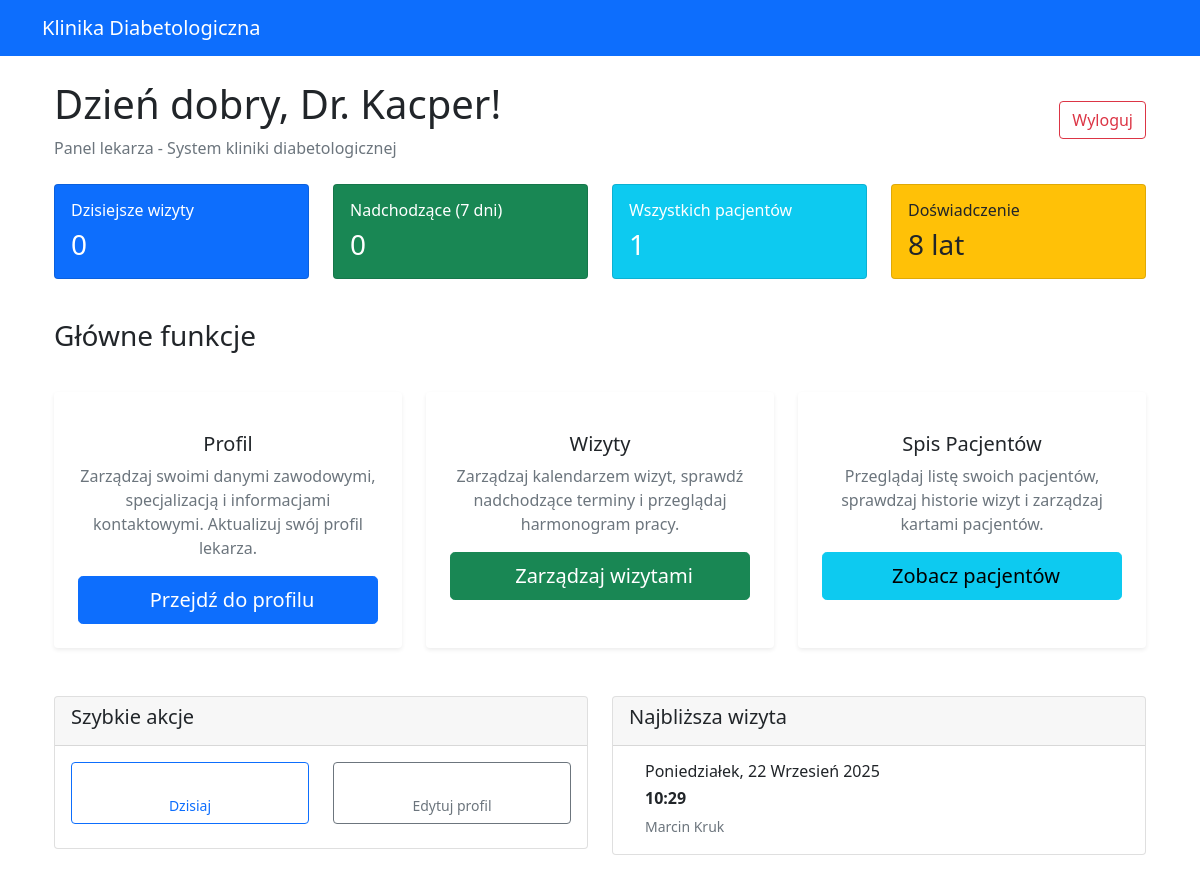
The page /doctors/dashboard/ (signed in) on the database its author committed.
### authentication/models.py (models this page shows, shortened)
class User(AbstractUser):
    USER_TYPE_CHOICES = (
        ('patient', 'Pacjent'),
        ('doctor', 'Lekarz'),
    )
    user_type = models.CharField(
        max_length=10,
        choices=USER_TYPE_CHOICES,
        default='patient'
    )
    phone_number = models.CharField(max_length=15, blank=True)
    def is_doctor(self):
        return self.user_type == 'doctor'

### doctors/models.py (models this page shows, shortened)
class Doctor(models.Model):
    user = models.OneToOneField(settings.AUTH_USER_MODEL, on_delete=models.CASCADE, related_name='doctor_profile')
    license_number = models.CharField(max_length=20, unique=True)
    specialization = models.CharField(
        max_length=50,
        choices=[
            ('endocrinologist', 'Endokrynolog'),
            ('diabetologist', 'Diabetolog'),
            ('internal_medicine', 'Internista'),
            ('family_medicine', 'Lekarz rodzinny'),
        ]
    )
    years_of_experience = models.PositiveIntegerField()
    office_address = models.TextField()
    consultation_fee = models.DecimalField(max_digits=6, decimal_places=2)
    working_hours_start = models.TimeField()
    working_hours_end = models.TimeField()
    working_days = models.CharField(
        max_length=20,
        choices=[
            ('mon-fri', 'Poniedziałek-Piątek'),
            ('mon-sat', 'Poniedziałek-Sobota'),
            ('tue-thu', 'Wtorek-Czwartek'),
        ],
        default='mon-fri'
    )
    education = models.TextField()
    certifications = models.TextField(blank=True)
    bio = models.TextField(blank=True)
    is_accepting_patients = models.BooleanField(default=True)
    created_at = models.DateTimeField(auto_now_add=True)
    updated_at = models.DateTimeField(auto_now=True)
    class Meta:
        verbose_name = "Lekarz"
        verbose_name_plural = "Lekarze"

### appointments/models.py (models this page shows, shortened)
class Appointment(models.Model):
    STATUS_CHOICES = [
        ('scheduled', 'Zaplanowana'),
        ('completed', 'Zakończona'),
        ('cancelled', 'Anulowana'),
        ('no_show', 'Niestawiennictwo'),
    ]
    patient = models.ForeignKey(Patient, on_delete=models.CASCADE, related_name='appointments')
    doctor = models.ForeignKey(Doctor, on_delete=models.CASCADE, related_name='appointments')
    appointment_date = models.DateTimeField()
    status = models.CharField(max_length=15, choices=STATUS_CHOICES, default='scheduled')
    reason = models.CharField(max_length=200, help_text="Powód wizyty")
    notes = models.TextField(blank=True, help_text="Notatki z wizyty")
    duration_minutes = models.PositiveIntegerField(default=30)
    created_at = models.DateTimeField(auto_now_add=True)
    updated_at = models.DateTimeField(auto_now=True)
    class Meta:
        ordering = ['-appointment_date']
        verbose_name = "Wizyta"
        verbose_name_plural = "Wizyty"

### patients/models.py (models this page shows, shortened)
class Patient(models.Model):
    user = models.OneToOneField(settings.AUTH_USER_MODEL, on_delete=models.CASCADE, related_name='patient_profile')
    date_of_birth = models.DateField()
    pesel = models.CharField(max_length=11, unique=True)
    address = models.TextField()
    emergency_contact_name = models.CharField(max_length=100)
    emergency_contact_phone = models.CharField(max_length=15)
    diabetes_type = models.CharField(
        max_length=15,
        choices=[
            ('type1', 'Cukrzyca typu 1'),
            ('type2', 'Cukrzyca typu 2'),
            ('gestational', 'Cukrzyca ciążowa'),
        ]
    )
    diagnosis_date = models.DateField()
    current_medications = models.TextField(blank=True)
    allergies = models.TextField(blank=True)
    last_cancellation_time = models.DateTimeField(null=True, blank=True, help_text="Czas ostatniego anulowania wizyty")
    created_at = models.DateTimeField(auto_now_add=True)
    updated_at = models.DateTimeField(auto_now=True)
    class Meta:
        verbose_name = "Pacjent"
        verbose_name_plural = "Pacjenci"

### doctors/views.py (the view)
# urls.py: path('dashboard/', views.dashboard, name='dashboard'),
@login_required
def dashboard(request):
    if not request.user.is_doctor():
        return redirect('authentication:login')
    doctor = request.user.doctor_profile
    from appointments.models import Appointment
    today_appointments = Appointment.objects.filter(
        doctor=doctor,
        status='scheduled',
        appointment_date__date=timezone.now().date()
    ).count()
    next_week = timezone.now() + timezone.timedelta(days=7)
    upcoming_appointments = Appointment.objects.filter(
        doctor=doctor,
        status='scheduled',
        appointment_date__gte=timezone.now(),
        appointment_date__lte=next_week
    ).count()
    total_patients = Appointment.objects.filter(
        doctor=doctor
    ).values('patient').distinct().count()
    next_appointment = Appointment.objects.filter(
        doctor=doctor,
        status='scheduled',
        appointment_date__gte=timezone.now()
    ).order_by('appointment_date').first()
    context = {
        'doctor': doctor,
        'today_appointments': today_appointments,
        'upcoming_appointments': upcoming_appointments,
        'total_patients': total_patients,
        'next_appointment': next_appointment,
    }
    return render(request, 'doctors/dashboard.html', context)

### doctors/templates/doctors/dashboard.html (shortened to what this page needs)
{% extends 'authentication/base.html' %}
{% block content %}
<div class="container-fluid">
    <div class="row mb-4">
        <div class="col-12">
            <div class="d-flex justify-content-between align-items-center">
                <div>
                    <h1 class="display-6 mb-2">Dzień dobry, Dr. {{ user.first_name }}!</h1>
                    <p class="text-muted mb-0">Panel lekarza - System kliniki diabetologicznej</p>
                </div>
                <div>
                    <a href="{% url 'authentication:logout' %}" class="btn btn-outline-danger">
                         Wyloguj
                    </a>
                </div>
            </div>
        </div>
    </div>
    <div class="row mb-4">
        <div class="col-lg-3 col-md-6 mb-3">
            <div class="card bg-primary text-white">
                <div class="card-body">
                    <div class="d-flex justify-content-between">
                        <div>
                            <h6 class="card-title">Dzisiejsze wizyty</h6>
                            <h3 class="mb-0">{{ today_appointments }}</h3>
                        </div>
                    </div>
                </div>
            </div>
        </div>
        <div class="col-lg-3 col-md-6 mb-3">
            <div class="card bg-success text-white">
                <div class="card-body">
                    <div class="d-flex justify-content-between">
                        <div>
                            <h6 class="card-title">Nadchodzące (7 dni)</h6>
                            <h3 class="mb-0">{{ upcoming_appointments }}</h3>
                        </div>
                    </div>
                </div>
            </div>
        </div>
        <div class="col-lg-3 col-md-6 mb-3">
            <div class="card bg-info text-white">
                <div class="card-body">
                    <div class="d-flex justify-content-between">
                        <div>
                            <h6 class="card-title">Wszystkich pacjentów</h6>
                            <h3 class="mb-0">{{ total_patients }}</h3>
                        </div>
                    </div>
                </div>
            </div>
        </div>
        <div class="col-lg-3 col-md-6 mb-3">
            <div class="card bg-warning text-dark">
                <div class="card-body">
                    <div class="d-flex justify-content-between">
                        <div>
                            <h6 class="card-title">Doświadczenie</h6>
                            <h3 class="mb-0">{{ doctor.years_of_experience }} lat</h3>
                        </div>
                    </div>
                </div>
            </div>
        </div>
    </div>
    <div class="row mb-4">
        <div class="col-12">
            <h3 class="mb-3">Główne funkcje</h3>
        </div>
    </div>
    <div class="row mb-4">
        <div class="col-lg-4 col-md-6 mb-4">
            <div class="card h-100 shadow-sm border-0 navigation-card">
                <div class="card-body text-center p-4">
                    <h5 class="card-title">Profil</h5>
                    <p class="card-text text-muted">
                        Zarządzaj swoimi danymi zawodowymi, specjalizacją i informacjami kontaktowymi.
                        Aktualizuj swój profil lekarza.
                    </p>
                    <a href="#" class="btn btn-primary btn-lg w-100">
                        Przejdź do profilu
                    </a>
                </div>
            </div>
        </div>
        <div class="col-lg-4 col-md-6 mb-4">
            <div class="card h-100 shadow-sm border-0 navigation-card">
                <div class="card-body text-center p-4">
                    <h5 class="card-title">Wizyty</h5>
                    <p class="card-text text-muted">
                        Zarządzaj kalendarzem wizyt, sprawdź nadchodzące terminy i przeglądaj harmonogram pracy.
                    </p>
                    <a href="{% url 'doctors:upcoming_appointments' %}" class="btn btn-success btn-lg w-100">
                        Zarządzaj wizytami
                    </a>
                </div>
            </div>
        </div>
        <div class="col-lg-4 col-md-6 mb-4">
            <div class="card h-100 shadow-sm border-0 navigation-card">
                <div class="card-body text-center p-4">
                    <h5 class="card-title">Spis Pacjentów</h5>
                    <p class="card-text text-muted">
                        Przeglądaj listę swoich pacjentów, sprawdzaj historie wizyt i zarządzaj kartami pacjentów.
                    </p>
                    <a href="{% url 'doctors:patients_list' %}" class="btn btn-info btn-lg w-100">
                        Zobacz pacjentów
                    </a>
                </div>
            </div>
        </div>
    </div>
    <div class="row mb-4">
        <div class="col-lg-6 mb-3">
            <div class="card">
                <div class="card-header">
                    <h5> Szybkie akcje</h5>
                </div>
                <div class="card-body">
                    <div class="row">
                        <div class="col-6 mb-2">
                            <a href="{% url 'doctors:upcoming_appointments' %}" class="btn btn-outline-primary w-100">
                                <br>
                                <small>Dzisiaj</small>
                            </a>
                        </div>
                        <div class="col-6 mb-2">
                            <a href="#" class="btn btn-outline-secondary w-100">
                                <br>
                                <small>Edytuj profil</small>
                            </a>
                        </div>
                    </div>
                </div>
            </div>
        </div>
        <div class="col-lg-6 mb-3">
            <div class="card">
                <div class="card-header">
                    <h5> Najbliższa wizyta</h5>
                </div>
                <div class="card-body">
                    {% if next_appointment %}
                        <div class="d-flex align-items-center">
                            <div>
                                <h6 class="mb-1">{{ next_appointment.appointment_date|date:"l, j F Y" }}</h6>
                                <p class="mb-1"><strong>{{ next_appointment.appointment_date|time:"H:i" }}</strong></p>
                                <small class="text-muted">{{ next_appointment.patient.user.first_name }} {{ next_appointment.patient.user.last_name }}</small>
                            </div>
                        </div>
                    {% else %}
                        <div class="text-center text-muted">
                            <i class="fas fa-calendar-times fa-2x mb-2"></i>
                            <p class="mb-0">Brak zaplanowanych wizyt</p>
                        </div>
                    {% endif %}
                </div>
            </div>
        </div>
    </div>
</div>
{% endblock %}

### doctors/templates/doctors/dashboard.html (style rules this page uses)
.navigation-card { transition: transform 0.2s ease-in-out; cursor: pointer; }
.display-6 { font-weight: 300; }

### rows shown on the page
User: first_name "Kacper"
Doctor: years_of_experience "8"
Appointment: appointment_date "Poniedziałek, 22 Wrzesień 2025", appointment_date "10:29", patient.user.first_name "Marcin", patient.user.last_name "Kruk"

### other values the page prints
{{ today_appointments }} "0"
{{ upcoming_appointments }} "0"
{{ total_patients }} "1"
